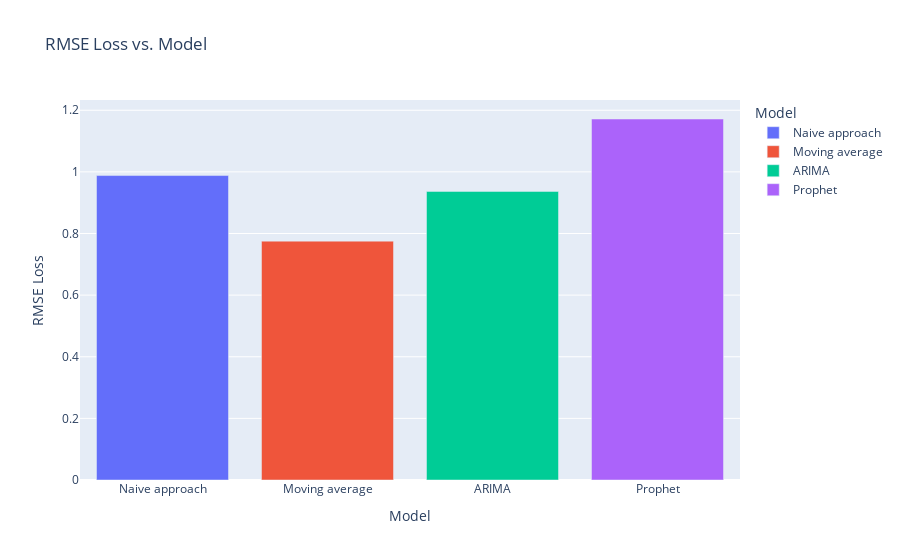

The notebook cell saved with this chart:
### Markdown cell above
## Loss for each model

### Code cell
error = [error_naive_rmse, error_ma_rmse, error_arima_rmse, error_prophet_rmse]

names = ["Naive approach", "Moving average", "ARIMA", "Prophet"]
df = pd.DataFrame(list(zip(error, names)), columns =["RMSE Loss", "Model"])


px.bar(df, y="RMSE Loss", x="Model", color = "Model", title="RMSE Loss vs. Model")

### Figure 1 — Plotly figure (JSON) as saved in the notebook; plotly's stock layout.template omitted (floating-point values rounded to 4 significant figures)
{"data": [{"alignmentgroup": "True", "hovertemplate": "Model=%{x}<br>RMSE Loss=%{y}<extra></extra>", "legendgroup": "Naive approach", "marker": {"color": "#636efa", "pattern": {"shape": ""}}, "name": "Naive approach", "offsetgroup": "Naive approach", "orientation": "v", "showlegend": true, "textposition": "auto", "type": "bar", "x": ["Naive approach"], "xaxis": "x", "y": [0.988], "yaxis": "y"}, {"alignmentgroup": "True", "hovertemplate": "Model=%{x}<br>RMSE Loss=%{y}<extra></extra>", "legendgroup": "Moving average", "marker": {"color": "#EF553B", "pattern": {"shape": ""}}, "name": "Moving average", "offsetgroup": "Moving average", "orientation": "v", "showlegend": true, "textposition": "auto", "type": "bar", "x": ["Moving average"], "xaxis": "x", "y": [0.7752], "yaxis": "y"}, {"alignmentgroup": "True", "hovertemplate": "Model=%{x}<br>RMSE Loss=%{y}<extra></extra>", "legendgroup": "ARIMA", "marker": {"color": "#00cc96", "pattern": {"shape": ""}}, "name": "ARIMA", "offsetgroup": "ARIMA", "orientation": "v", "showlegend": true, "textposition": "auto", "type": "bar", "x": ["ARIMA"], "xaxis": "x", "y": [0.9366], "yaxis": "y"}, {"alignmentgroup": "True", "hovertemplate": "Model=%{x}<br>RMSE Loss=%{y}<extra></extra>", "legendgroup": "Prophet", "marker": {"color": "#ab63fa", "pattern": {"shape": ""}}, "name": "Prophet", "offsetgroup": "Prophet", "orientation": "v", "showlegend": true, "textposition": "auto", "type": "bar", "x": ["Prophet"], "xaxis": "x", "y": [1.172], "yaxis": "y"}], "layout": {"barmode": "relative", "legend": {"title": {"text": "Model"}, "tracegroupgap": 0}, "title": {"text": "RMSE Loss vs. Model"}, "xaxis": {"anchor": "y", "categoryarray": ["Naive approach", "Moving average", "ARIMA", "Prophet"], "categoryorder": "array", "domain": [0, 1], "title": {"text": "Model"}}, "yaxis": {"anchor": "x", "domain": [0, 1], "title": {"text": "RMSE Loss"}}}}
